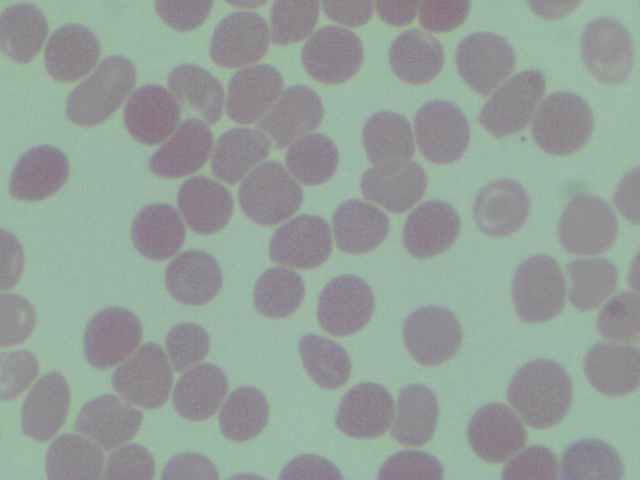
#> input picture HemaCam Code/0073.jpg, 640 x 480 px, found by its file name
$ python paramTest.py   (older library calls are emulated)
#> lines starting #> are read from the running program, lines starting #| are printed output that depends on the picture; after the words box and inside, x2 and y2 are one past the last pixel; in counts of white or black regions, pixels touching at a corner belong together
# -*- coding: utf-8 -*-
"""
Created on Fri Mar  2 18:08:45 2018

@author: eshikasaxena
"""
import numpy as np
import cv2
from skimage.feature import peak_local_max
from skimage.morphology import watershed
from scipy import ndimage


img = cv2.imread("C:\\Users\\eshikasaxena\\Desktop\\HemaCam Project\\Code\\0073.jpg")
#> img is the input picture: shape (480, 640, 3); mean B, G, R 153.6, 160.3, 148.2
clean = img.copy()

#for sp in range(0, 50, 5):
#    for sr in range(0, 50, 5):
contours = []
img = cv2.pyrMeanShiftFiltering(img, 0, 0)
#        filtered = img.copy()
gray = cv2.cvtColor(img, cv2.COLOR_BGR2GRAY)
cv2.imwrite("C:\\Users\\eshikasaxena\\Desktop\\HemaCam Project\\Code\\poster\\paramtest\\gray.jpg", gray)
# [4 lines of commented-out code are left out]
threshVal = 200 #127
ret, thresh = cv2.threshold(gray, threshVal, 255,
                               cv2.THRESH_BINARY_INV
                               +cv2.THRESH_OTSU)
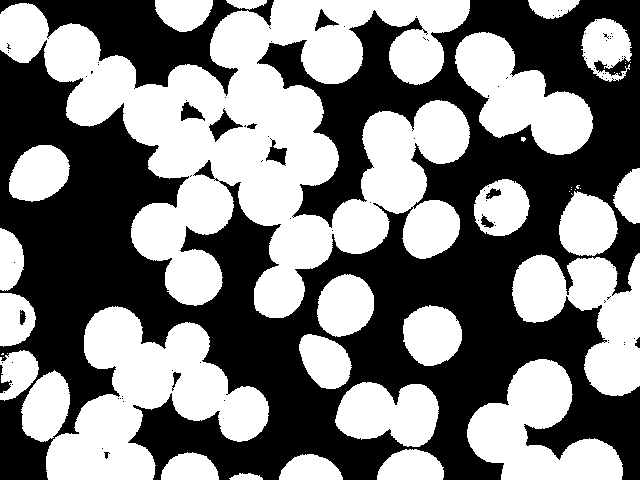
#> thresh: shape (480, 640); 49.7% white; 43 white regions (18 under 20 px), largest, box (x1, y1, x2, y2) and area: (0, 0, 470, 318) 68215, (46, 306, 269, 480) 18868, (467, 359, 623, 480) 10108
#> ret = 155
cv2.imwrite("C:\\Users\\eshikasaxena\\Desktop\\HemaCam Project\\Code\\poster\\paramtest\\thresh.jpg", thresh)

#    cv2.imwrite(f2, threshold)
D = ndimage.distance_transform_edt(thresh)
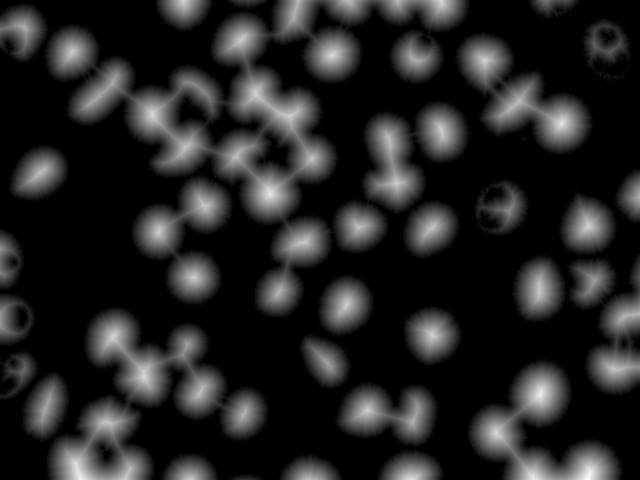
#> D: shape (480, 640) float64; min 0, max 34.41, mean 4.9; drawn with min black and max white
localMax = peak_local_max(D, indices=False, min_distance=20, labels=thresh)
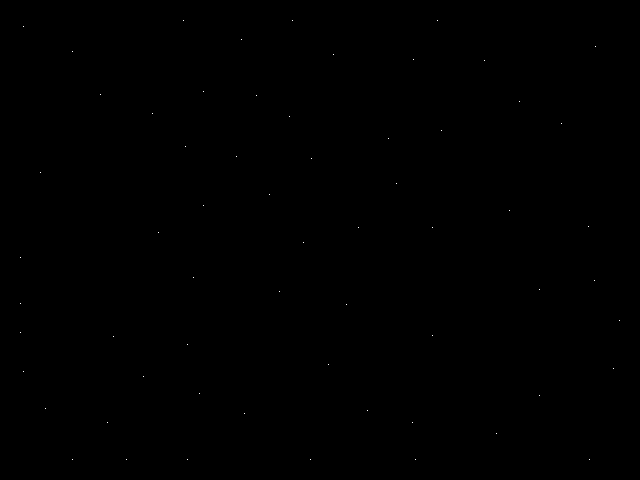
#> localMax: shape (480, 640) bool; 0.02% white in thin lines or dots, all inside (x1, y1, x2, y2) = (20, 20, 620, 460)

# perform a connected component analysis on the local peaks,
# using 8-connectivity, then appy the Watershed algorithm
markers = ndimage.label(localMax, structure=np.ones((3, 3)))[0]
#> markers: shape (480, 640) int32; 63 distinct labels, from 0 to 62
labels = watershed(-D, markers, mask=thresh)
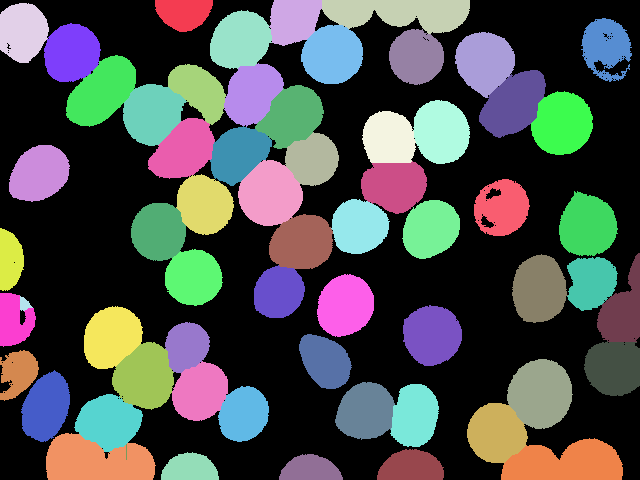
#> labels: shape (480, 640) int32; 63 distinct labels, from 0 to 62; one colour per label, 0 black
count = 1
for label in np.unique(labels):
    	# if the label is zero, we are examining the 'background'
    	# so simply ignore it
    if label == 0:
    		continue

    	# otherwise, allocate memory for the label region and draw
    	# it on the mask
    mask = np.zeros(gray.shape, dtype="uint8")
    mask[labels == label] = 255

    # detect contours in the mask and grab the largest one
    cnts = cv2.findContours(mask.copy(), cv2.RETR_EXTERNAL, cv2.CHAIN_APPROX_SIMPLE)[-2]
    c = max(cnts, key=cv2.contourArea)
    if c.shape[0] >= 5:
        contours.append(c)
#> this loop made 63 passes
#> c on pass 59: [[126, 444], [126, 459]]
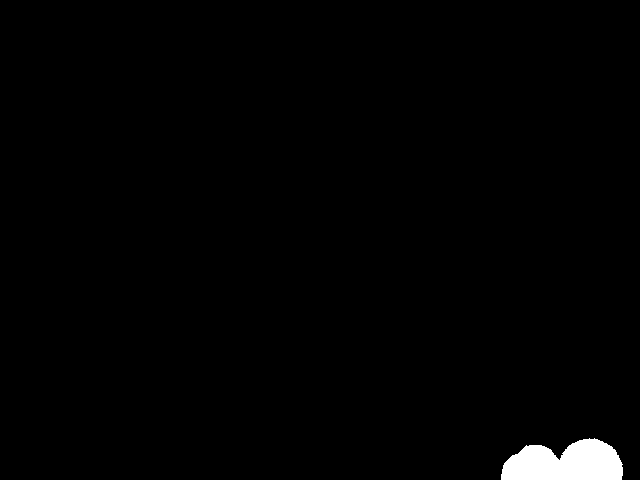
#> mask: shape (480, 640); 1.3% white; 1 white region
#> after the loop, contours = 61 contours; largest, box (x1, y1, x2, y2) and area: (46, 433, 156, 480) 3784, (501, 438, 623, 480) 3721, (322, 0, 470, 34) 3465, (507, 359, 573, 429) 3395, (66, 55, 136, 127) 3124

cv2.drawContours(clean, contours, -1, (255,0,0), 3)
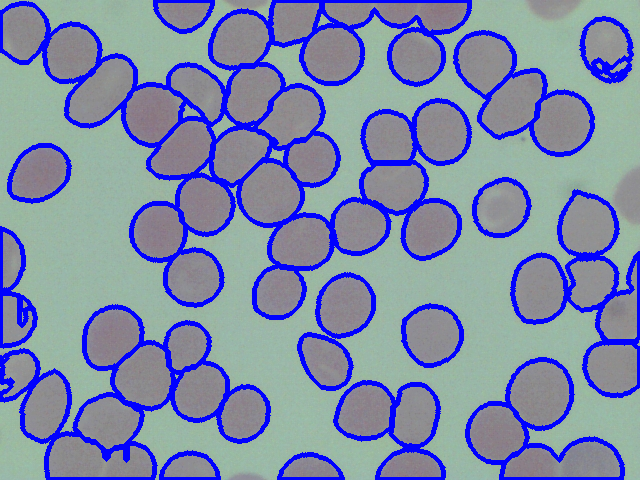
#> clean: shape (480, 640, 3); 15.16% of pixels changed, all inside (x1, y1, x2, y2) = (0, 0, 640, 480)
cv2.imwrite("C:\\Users\\eshikasaxena\\Desktop\\HemaCam Project\\Code\\poster\\paramtest\\watershed_7.jpg", clean)

$ run again, with HemaCam Code/0038.jpg copied over HemaCam Code/0073.jpg
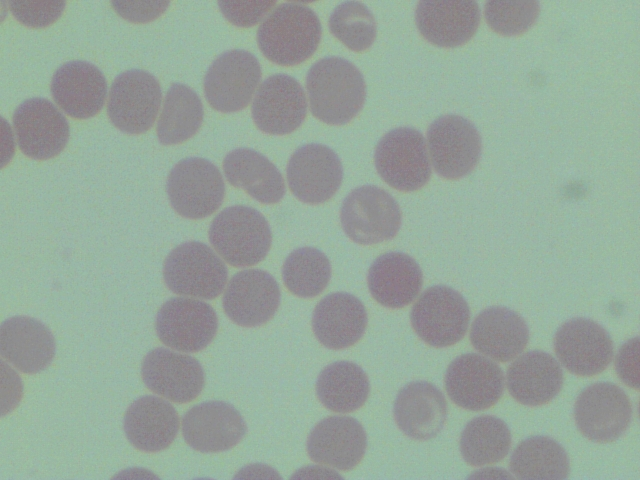
#> input picture HemaCam Code/0038.jpg, 640 x 480 px, found by its file name
#> img is the input picture: shape (480, 640, 3); mean B, G, R 154.8, 166.8, 149.8
#> `ret, thresh = cv2.threshold(gray, threshVal, 255, cv2.THRESH_BINARY_IN..`:
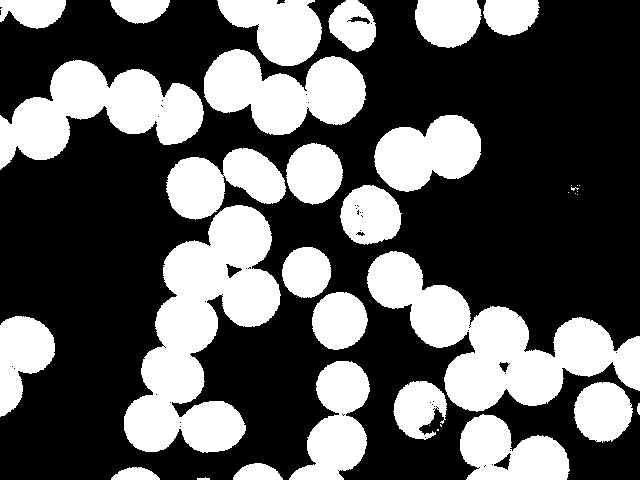
#> thresh: shape (480, 640); 36.1% white; 36 white regions (11 under 20 px), largest, box (x1, y1, x2, y2) and area: (124, 205, 281, 453) 19531, (367, 251, 640, 412) 17308, (0, 60, 204, 170) 11262
#> ret = 156
#> localMax: shape (480, 640) bool; 0.01% white in thin lines or dots, all inside (x1, y1, x2, y2) = (26, 20, 603, 460)
#> markers: shape (480, 640) int32; 43 distinct labels, from 0 to 42
#> labels: shape (480, 640) int32; 43 distinct labels, from 0 to 42
#> the loop `for label in np.unique(labels): # if the label is zero, we are examini..` made 43 passes
#> after the loop `for label in np.unique(labels):`: contours = 42 contours, 1 with area under 20; largest, box (x1, y1, x2, y2) and area: (217, 0, 322, 66) 4374, (553, 317, 640, 391) 3730, (0, 316, 55, 417) 3378, (0, 97, 70, 170) 3356, (305, 56, 366, 125) 3174
#> `cv2.drawContours(clean, contours, -1, (255,0,0), 3)`:
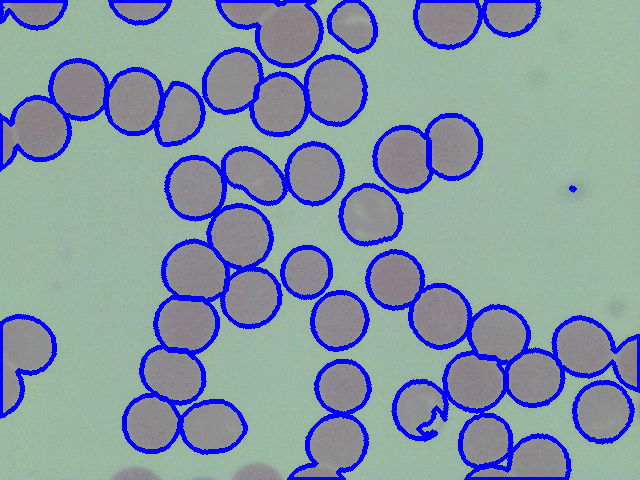
#> clean: shape (480, 640, 3); 10.89% of pixels changed, all inside (x1, y1, x2, y2) = (0, 0, 640, 480)

$ run again, with HemaCam Code/0046.jpg copied over HemaCam Code/0073.jpg
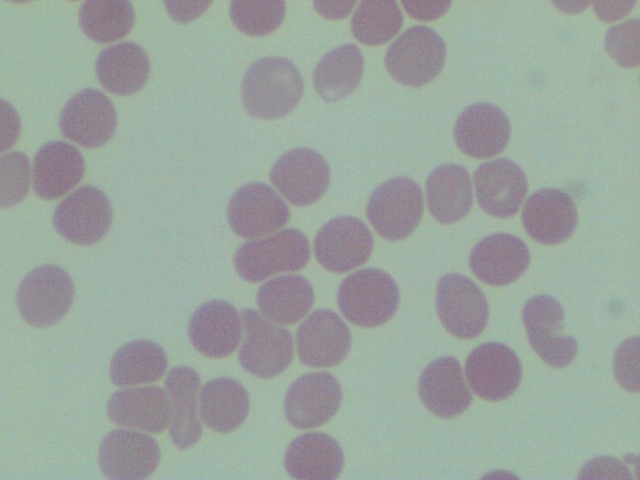
#> input picture HemaCam Code/0046.jpg, 640 x 480 px, found by its file name
#> img is the input picture: shape (480, 640, 3); mean B, G, R 158.5, 165.3, 154.6
#> `ret, thresh = cv2.threshold(gray, threshVal, 255, cv2.THRESH_BINARY_IN..`:
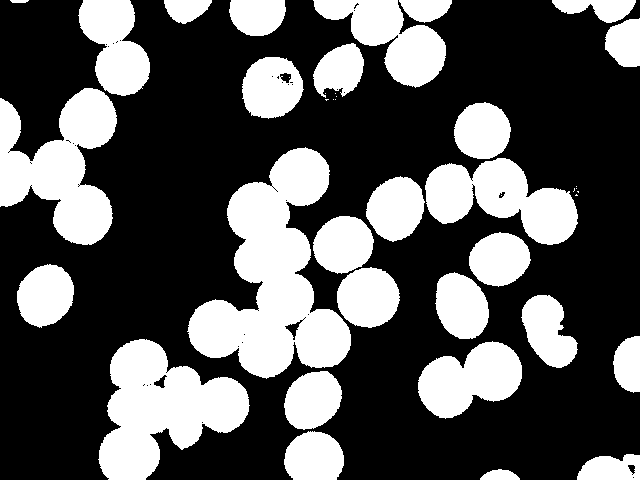
#> thresh: shape (480, 640); 34% white; 41 white regions (13 under 20 px), largest, box (x1, y1, x2, y2) and area: (187, 147, 351, 379) 18814, (98, 339, 250, 480) 12095, (0, 88, 117, 245) 10393
#> ret = 156
#> localMax: shape (480, 640) bool; 0.01% white in thin lines or dots, all inside (x1, y1, x2, y2) = (20, 20, 620, 460)
#> markers: shape (480, 640) int32; 45 distinct labels, from 0 to 44
#> labels: shape (480, 640) int32; 45 distinct labels, from 0 to 44
#> the loop `for label in np.unique(labels): # if the label is zero, we are examini..` made 45 passes
#> c on pass 12: [[20, 120]]
#> after the loop `for label in np.unique(labels):`: contours = 43 contours; largest, box (x1, y1, x2, y2) and area: (234, 228, 311, 283) 3050, (242, 57, 304, 119) 2884, (337, 267, 400, 328) 2872, (238, 309, 294, 379) 2806, (384, 25, 446, 88) 2748
#> `cv2.drawContours(clean, contours, -1, (255,0,0), 3)`:
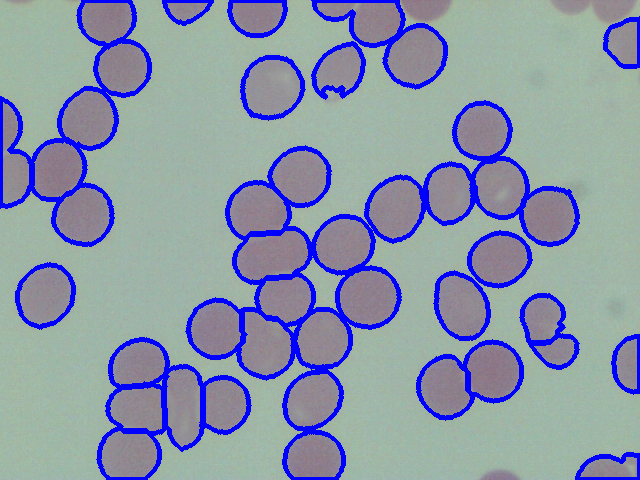
#> clean: shape (480, 640, 3); 10.43% of pixels changed, all inside (x1, y1, x2, y2) = (0, 0, 640, 480)

$ run again, with HemaCam Code/0057.jpg copied over HemaCam Code/0073.jpg
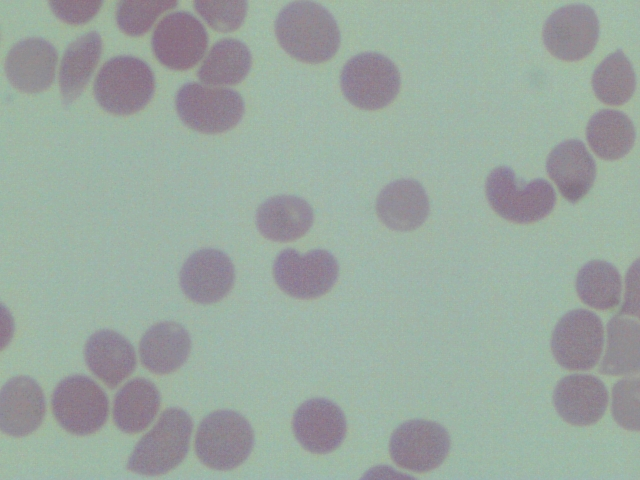
#> input picture HemaCam Code/0057.jpg, 640 x 480 px, found by its file name
#> img is the input picture: shape (480, 640, 3); mean B, G, R 160.9, 169.1, 155.5
#> `ret, thresh = cv2.threshold(gray, threshVal, 255, cv2.THRESH_BINARY_IN..`:
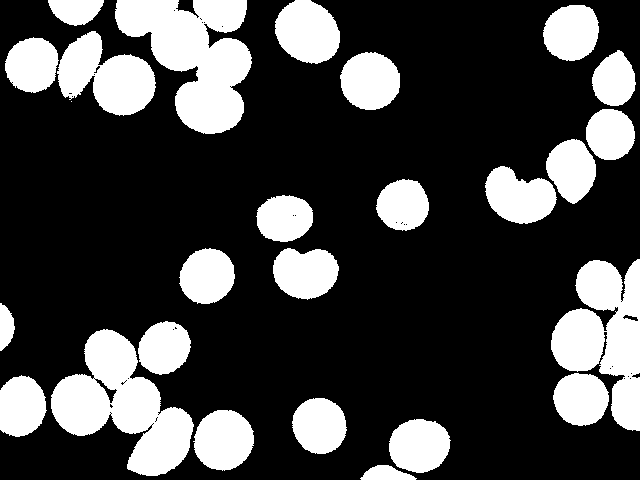
#> thresh: shape (480, 640); 26.2% white; 26 white regions (1 under 20 px), largest, box (x1, y1, x2, y2) and area: (115, 0, 252, 134) 10713, (51, 329, 194, 476) 10317, (551, 259, 640, 431) 8869
#> ret = 156
#> localMax: shape (480, 640) bool; 0.01% white in thin lines or dots, all inside (x1, y1, x2, y2) = (20, 20, 620, 449)
#> markers: shape (480, 640) int32; 33 distinct labels, from 0 to 32
#> labels: shape (480, 640) int32; 33 distinct labels, from 0 to 32
#> the loop `for label in np.unique(labels): # if the label is zero, we are examini..` made 33 passes
#> after the loop `for label in np.unique(labels):`: contours = 32 contours; largest, box (x1, y1, x2, y2) and area: (599, 259, 640, 431) 4121, (275, 0, 340, 64) 3070, (93, 54, 156, 116) 2910, (127, 407, 194, 476) 2870, (175, 81, 244, 134) 2794
#> `cv2.drawContours(clean, contours, -1, (255,0,0), 3)`:
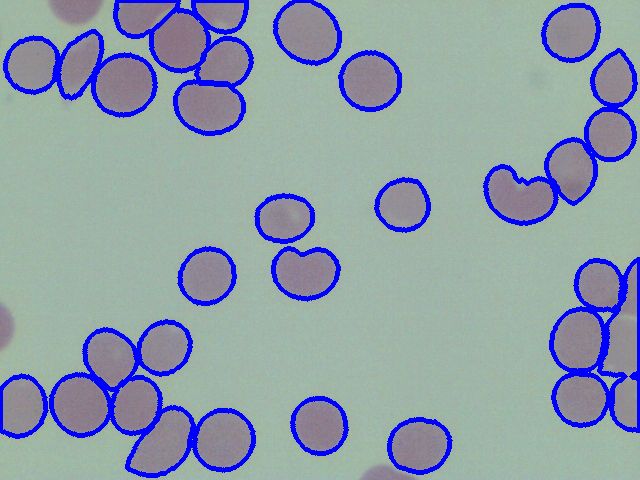
#> clean: shape (480, 640, 3); 8.22% of pixels changed, all inside (x1, y1, x2, y2) = (0, 0, 640, 478)
